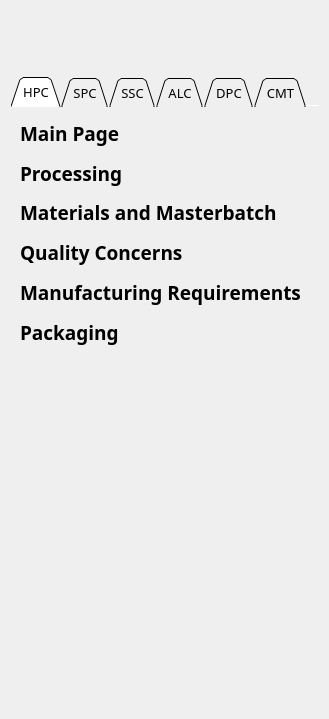
    <widget class="QWidget" name="scrollAreaWidgetContents">
     <property name="geometry">
      <rect>
       <x>0</x>
       <y>0</y>
       <width>329</width>
       <height>719</height>
      </rect>
     </property>
     <layout class="QHBoxLayout" name="horizontalLayout">
      <item>
       <layout class="QVBoxLayout" name="verticalLayout_6">
        <item>
         <layout class="QVBoxLayout" name="verticalLayout_7">
          <item>
           <widget class="QLabel" name="label_9">
            <property name="minimumSize">
             <size>
              <width>200</width>
              <height>60</height>
             </size>
            </property>
            <property name="maximumSize">
             <size>
              <width>350</width>
              <height>80</height>
             </size>
            </property>
            <property name="text">
             <string/>
            </property>
            <property name="pixmap">
             <pixmap>ui_pic/EST Logo.png</pixmap>
            </property>
            <property name="scaledContents">
             <bool>true</bool>
            </property>
            <property name="wordWrap">
             <bool>false</bool>
            </property>
           </widget>
          </item>
          <item>
           <widget class="QTabWidget" name="tabWidget">
            <property name="font">
             <font>
              <family>Century Gothic</family>
              <pointsize>10</pointsize>
             </font>
            </property>
            <property name="tabShape">
             <enum>QTabWidget::Triangular</enum>
            </property>
            <property name="currentIndex">
             <number>0</number>
            </property>
            <property name="iconSize">
             <size>
              <width>16</width>
              <height>16</height>
             </size>
            </property>
            <property name="elideMode">
             <enum>Qt::ElideNone</enum>
            </property>
            <property name="usesScrollButtons">
             <bool>true</bool>
            </property>
            <property name="documentMode">
             <bool>true</bool>
            </property>
            <widget class="QWidget" name="hpc">
             <attribute name="title">
              <string>HPC</string>
             </attribute>
             <layout class="QVBoxLayout" name="verticalLayout_2">
              <item>
               <layout class="QVBoxLayout" name="verticalLayout">
                <property name="sizeConstraint">
                 <enum>QLayout::SetFixedSize</enum>
                </property>
                <item>
                 <widget class="QLabel" name="label_8">
                  <property name="palette">
                   <palette>
                    <active>
                     <colorrole role="Button">
                      <brush brushstyle="SolidPattern">
                       <color alpha="255">
                        <red>120</red>
                        <green>120</green>
                        <blue>120</blue>
                       </color>
                      </brush>
                     </colorrole>
                     <colorrole role="Base">
                      <brush brushstyle="SolidPattern">
                       <color alpha="255">
                        <red>120</red>
                        <green>120</green>
                        <blue>120</blue>
                       </color>
                      </brush>
                     </colorrole>
                     <colorrole role="Window">
                      <brush brushstyle="SolidPattern">
                       <color alpha="255">
                        <red>120</red>
                        <green>120</green>
                        <blue>120</blue>
                       </color>
                      </brush>
                     </colorrole>
                    </active>
                    <inactive>
                     <colorrole role="Button">
                      <brush brushstyle="SolidPattern">
                       <color alpha="255">
                        <red>120</red>
                        <green>120</green>
                        <blue>120</blue>
                       </color>
                      </brush>
                     </colorrole>
                     <colorrole role="Base">
                      <brush brushstyle="SolidPattern">
                       <color alpha="255">
                        <red>120</red>
                        <green>120</green>
                        <blue>120</blue>
                       </color>
                      </brush>
                     </colorrole>
                     <colorrole role="Window">
                      <brush brushstyle="SolidPattern">
                       <color alpha="255">
                        <red>120</red>
                        <green>120</green>
                        <blue>120</blue>
                       </color>
                      </brush>
                     </colorrole>
                    </inactive>
                    <disabled>
                     <colorrole role="Button">
                      <brush brushstyle="SolidPattern">
                       <color alpha="255">
                        <red>120</red>
                        <green>120</green>
                        <blue>120</blue>
                       </color>
                      </brush>
                     </colorrole>
                     <colorrole role="Base">
                      <brush brushstyle="SolidPattern">
                       <color alpha="255">
                        <red>120</red>
                        <green>120</green>
                        <blue>120</blue>
                       </color>
                      </brush>
                     </colorrole>
                     <colorrole role="Window">
                      <brush brushstyle="SolidPattern">
                       <color alpha="255">
                        <red>120</red>
                        <green>120</green>
                        <blue>120</blue>
                       </color>
                      </brush>
                     </colorrole>
                    </disabled>
                   </palette>
                  </property>
                  <property name="font">
                   <font>
                    <family>Century Gothic</family>
                    <pointsize>14</pointsize>
                    <weight>75</weight>
                    <bold>true</bold>
                    <stylestrategy>PreferAntialias</stylestrategy>
                   </font>
                  </property>
                  <property name="text">
                   <string>Main Page</string>
                  </property>
                 </widget>
                </item>
                <item>
                 <widget class="QLabel" name="label_12">
                  <property name="palette">
                   <palette>
                    <active>
                     <colorrole role="Button">
                      <brush brushstyle="SolidPattern">
                       <color alpha="255">
                        <red>120</red>
                        <green>120</green>
                        <blue>120</blue>
                       </color>
                      </brush>
                     </colorrole>
                     <colorrole role="Base">
                      <brush brushstyle="SolidPattern">
                       <color alpha="255">
                        <red>120</red>
                        <green>120</green>
                        <blue>120</blue>
                       </color>
                      </brush>
                     </colorrole>
                     <colorrole role="Window">
                      <brush brushstyle="SolidPattern">
                       <color alpha="255">
                        <red>120</red>
                        <green>120</green>
                        <blue>120</blue>
                       </color>
                      </brush>
                     </colorrole>
                    </active>
                    <inactive>
                     <colorrole role="Button">
                      <brush brushstyle="SolidPattern">
                       <color alpha="255">
                        <red>120</red>
                        <green>120</green>
                        <blue>120</blue>
                       </color>
                      </brush>
                     </colorrole>
                     <colorrole role="Base">
                      <brush brushstyle="SolidPattern">
                       <color alpha="255">
                        <red>120</red>
                        <green>120</green>
                        <blue>120</blue>
                       </color>
                      </brush>
                     </colorrole>
                     <colorrole role="Window">
                      <brush brushstyle="SolidPattern">
                       <color alpha="255">
                        <red>120</red>
                        <green>120</green>
                        <blue>120</blue>
                       </color>
                      </brush>
                     </colorrole>
                    </inactive>
                    <disabled>
                     <colorrole role="Button">
                      <brush brushstyle="SolidPattern">
                       <color alpha="255">
                        <red>120</red>
                        <green>120</green>
                        <blue>120</blue>
                       </color>
                      </brush>
                     </colorrole>
                     <colorrole role="Base">
                      <brush brushstyle="SolidPattern">
                       <color alpha="255">
                        <red>120</red>
                        <green>120</green>
                        <blue>120</blue>
                       </color>
                      </brush>
                     </colorrole>
                     <colorrole role="Window">
                      <brush brushstyle="SolidPattern">
                       <color alpha="255">
                        <red>120</red>
                        <green>120</green>
                        <blue>120</blue>
                       </color>
                      </brush>
                     </colorrole>
                    </disabled>
                   </palette>
                  </property>
                  <property name="font">
                   <font>
                    <family>Century Gothic</family>
                    <pointsize>14</pointsize>
                    <weight>75</weight>
                    <bold>true</bold>
                    <stylestrategy>PreferAntialias</stylestrategy>
                   </font>
                  </property>
                  <property name="text">
                   <string>Processing</string>
                  </property>
                 </widget>
                </item>
                <item>
                 <widget class="QLabel" name="label_11">
                  <property name="palette">
                   <palette>
                    <active>
                     <colorrole role="Button">
                      <brush brushstyle="SolidPattern">
                       <color alpha="255">
                        <red>120</red>
                        <green>120</green>
                        <blue>120</blue>
                       </color>
                      </brush>
                     </colorrole>
                     <colorrole role="Base">
                      <brush brushstyle="SolidPattern">
                       <color alpha="255">
                        <red>120</red>
                        <green>120</green>
                        <blue>120</blue>
                       </color>
                      </brush>
                     </colorrole>
                     <colorrole role="Window">
                      <brush brushstyle="SolidPattern">
                       <color alpha="255">
                        <red>120</red>
                        <green>120</green>
                        <blue>120</blue>
                       </color>
                      </brush>
                     </colorrole>
                    </active>
                    <inactive>
                     <colorrole role="Button">
                      <brush brushstyle="SolidPattern">
                       <color alpha="255">
                        <red>120</red>
                        <green>120</green>
                        <blue>120</blue>
                       </color>
                      </brush>
                     </colorrole>
                     <colorrole role="Base">
                      <brush brushstyle="SolidPattern">
                       <color alpha="255">
                        <red>120</red>
                        <green>120</green>
                        <blue>120</blue>
                       </color>
                      </brush>
                     </colorrole>
                     <colorrole role="Window">
                      <brush brushstyle="SolidPattern">
                       <color alpha="255">
                        <red>120</red>
                        <green>120</green>
                        <blue>120</blue>
                       </color>
                      </brush>
                     </colorrole>
                    </inactive>
                    <disabled>
                     <colorrole role="Button">
                      <brush brushstyle="SolidPattern">
                       <color alpha="255">
                        <red>120</red>
                        <green>120</green>
                        <blue>120</blue>
                       </color>
                      </brush>
                     </colorrole>
                     <colorrole role="Base">
                      <brush brushstyle="SolidPattern">
                       <color alpha="255">
                        <red>120</red>
                        <green>120</green>
                        <blue>120</blue>
                       </color>
                      </brush>
                     </colorrole>
                     <colorrole role="Window">
                      <brush brushstyle="SolidPattern">
                       <color alpha="255">
                        <red>120</red>
                        <green>120</green>
                        <blue>120</blue>
                       </color>
                      </brush>
                     </colorrole>
                    </disabled>
                   </palette>
                  </property>
                  <property name="font">
                   <font>
                    <family>Century Gothic</family>
                    <pointsize>14</pointsize>
                    <weight>75</weight>
                    <bold>true</bold>
                    <stylestrategy>PreferAntialias</stylestrategy>
                   </font>
                  </property>
                  <property name="text">
                   <string>Materials and Masterbatch</string>
                  </property>
                 </widget>
                </item>
                <item>
                 <widget class="QLabel" name="label_10">
                  <property name="palette">
                   <palette>
                    <active>
                     <colorrole role="Button">
                      <brush brushstyle="SolidPattern">
                       <color alpha="255">
                        <red>120</red>
                        <green>120</green>
                        <blue>120</blue>
                       </color>
                      </brush>
                     </colorrole>
                     <colorrole role="Base">
                      <brush brushstyle="SolidPattern">
                       <color alpha="255">
                        <red>120</red>
                        <green>120</green>
                        <blue>120</blue>
                       </color>
                      </brush>
                     </colorrole>
                     <colorrole role="Window">
                      <brush brushstyle="SolidPattern">
                       <color alpha="255">
                        <red>120</red>
                        <green>120</green>
                        <blue>120</blue>
                       </color>
                      </brush>
                     </colorrole>
                    </active>
                    <inactive>
                     <colorrole role="Button">
                      <brush brushstyle="SolidPattern">
                       <color alpha="255">
                        <red>120</red>
                        <green>120</green>
                        <blue>120</blue>
                       </color>
                      </brush>
                     </colorrole>
                     <colorrole role="Base">
                      <brush brushstyle="SolidPattern">
                       <color alpha="255">
                        <red>120</red>
                        <green>120</green>
                        <blue>120</blue>
                       </color>
                      </brush>
                     </colorrole>
                     <colorrole role="Window">
                      <brush brushstyle="SolidPattern">
                       <color alpha="255">
                        <red>120</red>
                        <green>120</green>
                        <blue>120</blue>
                       </color>
                      </brush>
                     </colorrole>
                    </inactive>
                    <disabled>
                     <colorrole role="Button">
                      <brush brushstyle="SolidPattern">
                       <color alpha="255">
                        <red>120</red>
                        <green>120</green>
                        <blue>120</blue>
                       </color>
                      </brush>
                     </colorrole>
                     <colorrole role="Base">
                      <brush brushstyle="SolidPattern">
                       <color alpha="255">
                        <red>120</red>
                        <green>120</green>
                        <blue>120</blue>
                       </color>
                      </brush>
                     </colorrole>
                     <colorrole role="Window">
                      <brush brushstyle="SolidPattern">
                       <color alpha="255">
                        <red>120</red>
                        <green>120</green>
                        <blue>120</blue>
                       </color>
                      </brush>
                     </colorrole>
                    </disabled>
                   </palette>
                  </property>
                  <property name="font">
                   <font>
                    <family>Century Gothic</family>
                    <pointsize>14</pointsize>
                    <weight>75</weight>
                    <bold>true</bold>
                    <stylestrategy>PreferAntialias</stylestrategy>
                   </font>
                  </property>
                  <property name="text">
                   <string>Quality Concerns</string>
                  </property>
                 </widget>
                </item>
                <item>
                 <widget class="QLabel" name="label_13">
                  <property name="palette">
                   <palette>
                    <active>
                     <colorrole role="Button">
                      <brush brushstyle="SolidPattern">
                       <color alpha="255">
                        <red>120</red>
                        <green>120</green>
                        <blue>120</blue>
                       </color>
                      </brush>
                     </colorrole>
                     <colorrole role="Base">
                      <brush brushstyle="SolidPattern">
                       <color alpha="255">
                        <red>120</red>
                        <green>120</green>
                        <blue>120</blue>
                       </color>
                      </brush>
                     </colorrole>
                     <colorrole role="Window">
                      <brush brushstyle="SolidPattern">
                       <color alpha="255">
                        <red>120</red>
                        <green>120</green>
                        <blue>120</blue>
                       </color>
                      </brush>
                     </colorrole>
                    </active>
                    <inactive>
                     <colorrole role="Button">
                      <brush brushstyle="SolidPattern">
                       <color alpha="255">
                        <red>120</red>
                        <green>120</green>
                        <blue>120</blue>
                       </color>
                      </brush>
                     </colorrole>
                     <colorrole role="Base">
                      <brush brushstyle="SolidPattern">
                       <color alpha="255">
                        <red>120</red>
                        <green>120</green>
                        <blue>120</blue>
                       </color>
                      </brush>
                     </colorrole>
                     <colorrole role="Window">
                      <brush brushstyle="SolidPattern">
                       <color alpha="255">
                        <red>120</red>
                        <green>120</green>
                        <blue>120</blue>
                       </color>
                      </brush>
                     </colorrole>
                    </inactive>
                    <disabled>
                     <colorrole role="Button">
                      <brush brushstyle="SolidPattern">
                       <color alpha="255">
                        <red>120</red>
                        <green>120</green>
                        <blue>120</blue>
                       </color>
                      </brush>
                     </colorrole>
                     <colorrole role="Base">
                      <brush brushstyle="SolidPattern">
                       <color alpha="255">
                        <red>120</red>
                        <green>120</green>
                        <blue>120</blue>
                       </color>
                      </brush>
                     </colorrole>
                     <colorrole role="Window">
                      <brush brushstyle="SolidPattern">
                       <color alpha="255">
                        <red>120</red>
                        <green>120</green>
                        <blue>120</blue>
                       </color>
                      </brush>
                     </colorrole>
                    </disabled>
                   </palette>
                  </property>
                  <property name="font">
                   <font>
                    <family>Century Gothic</family>
                    <pointsize>14</pointsize>
                    <weight>75</weight>
                    <bold>true</bold>
                    <stylestrategy>PreferAntialias</stylestrategy>
                   </font>
                  </property>
                  <property name="text">
                   <string>Manufacturing Requirements</string>
                  </property>
                 </widget>
                </item>
                <item>
                 <widget class="QLabel" name="label_14">
                  <property name="palette">
                   <palette>
                    <active>
                     <colorrole role="Button">
                      <brush brushstyle="SolidPattern">
                       <color alpha="255">
                        <red>120</red>
                        <green>120</green>
                        <blue>120</blue>
                       </color>
                      </brush>
                     </colorrole>
                     <colorrole role="Base">
                      <brush brushstyle="SolidPattern">
                       <color alpha="255">
                        <red>120</red>
                        <green>120</green>
                        <blue>120</blue>
                       </color>
                      </brush>
                     </colorrole>
                     <colorrole role="Window">
                      <brush brushstyle="SolidPattern">
                       <color alpha="255">
                        <red>120</red>
                        <green>120</green>
                        <blue>120</blue>
                       </color>
                      </brush>
                     </colorrole>
                    </active>
                    <inactive>
                     <colorrole role="Button">
                      <brush brushstyle="SolidPattern">
                       <color alpha="255">
                        <red>120</red>
                        <green>120</green>
                        <blue>120</blue>
                       </color>
                      </brush>
                     </colorrole>
                     <colorrole role="Base">
                      <brush brushstyle="SolidPattern">
                       <color alpha="255">
                        <red>120</red>
                        <green>120</green>
                        <blue>120</blue>
                       </color>
                      </brush>
                     </colorrole>
                     <colorrole role="Window">
                      <brush brushstyle="SolidPattern">
                       <color alpha="255">
                        <red>120</red>
                        <green>120</green>
                        <blue>120</blue>
                       </color>
                      </brush>
                     </colorrole>
                    </inactive>
                    <disabled>
                     <colorrole role="Button">
                      <brush brushstyle="SolidPattern">
                       <color alpha="255">
                        <red>120</red>
                        <green>120</green>
                        <blue>120</blue>
                       </color>
                      </brush>
                     </colorrole>
                     <colorrole role="Base">
                      <brush brushstyle="SolidPattern">
                       <color alpha="255">
                        <red>120</red>
                        <green>120</green>
                        <blue>120</blue>
                       </color>
                      </brush>
                     </colorrole>
                     <colorrole role="Window">
                      <brush brushstyle="SolidPattern">
                       <color alpha="255">
                        <red>120</red>
                        <green>120</green>
                        <blue>120</blue>
                       </color>
                      </brush>
                     </colorrole>
                    </disabled>
                   </palette>
                  </property>
                  <property name="font">
                   <font>
                    <family>Century Gothic</family>
                    <pointsize>14</pointsize>
                    <weight>75</weight>
                    <bold>true</bold>
                    <stylestrategy>PreferAntialias</stylestrategy>
                   </font>
                  </property>
                  <property name="text">
                   <string>Packaging</string>
                  </property>
                 </widget>
                </item>
               </layout>
              </item>
              <item>
               <spacer name="horizontalSpacer">
                <property name="orientation">
                 <enum>Qt::Horizontal</enum>
                </property>
                <property name="sizeHint" stdset="0">
                 <size>
                  <width>286</width>
                  <height>350</height>
                 </size>
                </property>
               </spacer>
              </item>
             </layout>
             <zorder>frame_2</zorder>
             <zorder>verticalLayoutWidget</zorder>
             <zorder>horizontalSpacer</zorder>
            </widget>
            <widget class="QWidget" name="tab_2">
             <attribute name="title">
              <string>SPC</string>
             </attribute>
            </widget>
            <widget class="QWidget" name="ssc">
             <attribute name="title">
              <string>SSC</string>
             </attribute>
            </widget>
            <widget class="QWidget" name="alc">
             <attribute name="title">
              <string>ALC</string>
             </attribute>
            </widget>
            <widget class="QWidget" name="dpc">
             <attribute name="title">
              <string>DPC</string>
             </attribute>
            </widget>
            <widget class="QWidget" name="cmt">
             <attribute name="title">
              <string>CMT</string>
             </attribute>
            </widget>
           </widget>
          </item>
         </layout>
        </item>
       </layout>
      </item>
     </layout>
    </widget>
